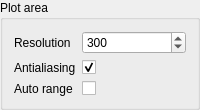
             <widget class="QGroupBox" name="groupBox">
              <property name="title">
               <string>Plot area</string>
              </property>
              <property name="checkable">
               <bool>false</bool>
              </property>
              <layout class="QVBoxLayout" name="verticalLayout_7">
               <item>
                <layout class="QFormLayout" name="formLayout_33">
                 <property name="sizeConstraint">
                  <enum>QLayout::SetDefaultConstraint</enum>
                 </property>
                 <property name="fieldGrowthPolicy">
                  <enum>QFormLayout::ExpandingFieldsGrow</enum>
                 </property>
                 <property name="labelAlignment">
                  <set>Qt::AlignLeading|Qt::AlignLeft|Qt::AlignVCenter</set>
                 </property>
                 <property name="formAlignment">
                  <set>Qt::AlignLeading|Qt::AlignLeft|Qt::AlignTop</set>
                 </property>
                 <property name="verticalSpacing">
                  <number>6</number>
                 </property>
                 <item row="0" column="0">
                  <widget class="QLabel" name="label_81">
                   <property name="text">
                    <string>Resolution</string>
                   </property>
                   <property name="textFormat">
                    <enum>Qt::AutoText</enum>
                   </property>
                  </widget>
                 </item>
                 <item row="0" column="1">
                  <widget class="QSpinBox" name="spinbox_plot_resolution">
                   <property name="sizePolicy">
                    <sizepolicy hsizetype="Expanding" vsizetype="Fixed">
                     <horstretch>0</horstretch>
                     <verstretch>0</verstretch>
                    </sizepolicy>
                   </property>
                   <property name="minimum">
                    <number>10</number>
                   </property>
                   <property name="maximum">
                    <number>9999</number>
                   </property>
                   <property name="singleStep">
                    <number>50</number>
                   </property>
                   <property name="value">
                    <number>300</number>
                   </property>
                  </widget>
                 </item>
                 <item row="1" column="0">
                  <widget class="QLabel" name="label_82">
                   <property name="text">
                    <string>Antialiasing</string>
                   </property>
                   <property name="textFormat">
                    <enum>Qt::AutoText</enum>
                   </property>
                  </widget>
                 </item>
                 <item row="1" column="1">
                  <widget class="QCheckBox" name="checkbox_plot_antialiasing">
                   <property name="text">
                    <string/>
                   </property>
                   <property name="checked">
                    <bool>true</bool>
                   </property>
                  </widget>
                 </item>
                 <item row="2" column="0">
                  <widget class="QLabel" name="label_85">
                   <property name="text">
                    <string>Auto range</string>
                   </property>
                   <property name="textFormat">
                    <enum>Qt::AutoText</enum>
                   </property>
                  </widget>
                 </item>
                 <item row="2" column="1">
                  <widget class="QCheckBox" name="checkbox_plot_autorange">
                   <property name="text">
                    <string/>
                   </property>
                  </widget>
                 </item>
                </layout>
               </item>
              </layout>
             </widget>
